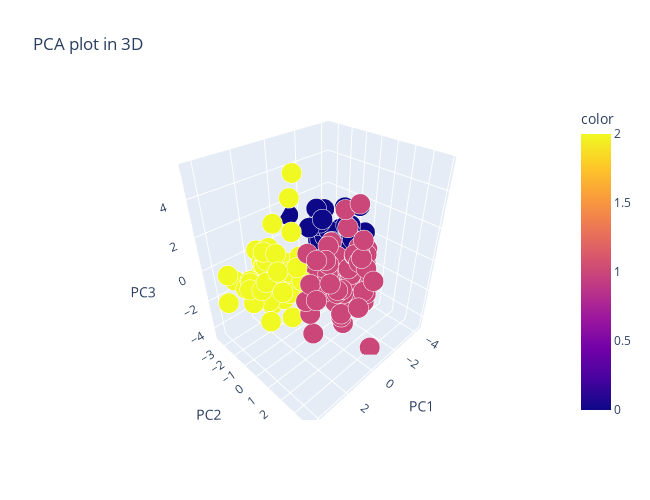

Notebook source saved alongside this figure:
### Markdown cell above
### PCA plot in 3D

### Code cell
pca = PCA(n_components=3)
components = pca.fit_transform(X)

#3D scatterplot
fig = px.scatter_3d(components, 
                    x=0, y=1, z=2 , 
                    color = clusters , 
                    size= 0.1*np.ones(len(X)),
                    opacity=1,
                    title = 'PCA plot in 3D',
                    labels = {'0': 'PC1', '1':'PC2', '2':'PC3'},
                    width = 650, height=500)
fig.show()

### Figure 1 — Plotly figure (JSON) as saved in the notebook; plotly's stock layout.template omitted (floating-point values rounded to 4 significant figures; data arrays with more than 128 entries replaced by an {"elided": "..."} marker saying what was removed)
{"data": [{"hovertemplate": "PC1=%{x}<br>PC2=%{y}<br>PC3=%{z}<br>size=%{marker.size}<br>color=%{marker.color}<extra></extra>", "legendgroup": "", "marker": {"color": {"elided": "178 int values"}, "coloraxis": "coloraxis", "opacity": 1, "size": {"elided": "178 float values"}, "sizemode": "area", "sizeref": 0.00025, "symbol": "circle"}, "mode": "markers", "name": "", "scene": "scene", "showlegend": false, "type": "scatter3d", "x": {"elided": "178 float values"}, "y": {"elided": "178 float values"}, "z": {"elided": "178 float values"}}], "layout": {"coloraxis": {"colorbar": {"title": {"text": "color"}}, "colorscale": [[0, "#0d0887"], [0.1111, "#46039f"], [0.2222, "#7201a8"], [0.3333, "#9c179e"], [0.4444, "#bd3786"], [0.5556, "#d8576b"], [0.6667, "#ed7953"], [0.7778, "#fb9f3a"], [0.8889, "#fdca26"], [1, "#f0f921"]]}, "height": 500, "legend": {"itemsizing": "constant", "tracegroupgap": 0}, "scene": {"domain": {"x": [0, 1], "y": [0, 1]}, "xaxis": {"title": {"text": "PC1"}}, "yaxis": {"title": {"text": "PC2"}}, "zaxis": {"title": {"text": "PC3"}}}, "title": {"text": "PCA plot in 3D"}, "width": 650}}
